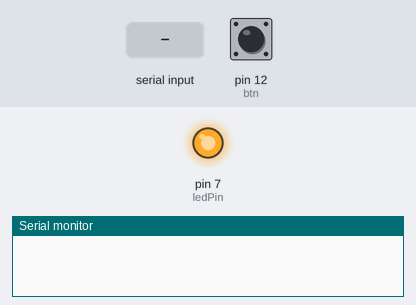
Bench run of a sketch on a simulated Arduino Uno, built with avr-gcc and run on an emulated ATmega328P. Parts: output pins drawn as LEDs (lit = HIGH), the last lines printed to the serial monitor. The test bench sets the inputs (shaded band); at power-on: pin 12 (btn) HIGH.

Above: at 1.2 s.
1.3 s: "b" received over Serial
At 1.7 s:
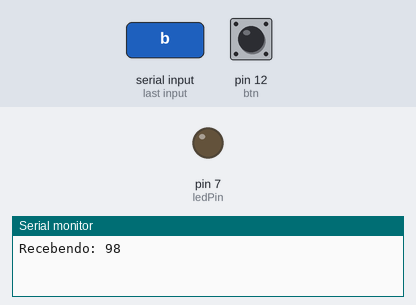
2.8 s: "a" received over Serial
At 4.0 s:
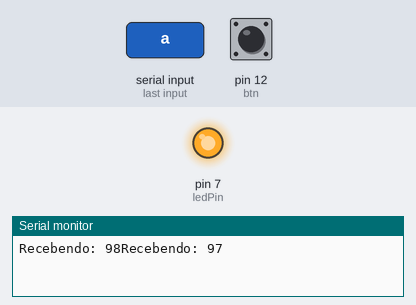
4.3 s: pin 12 (btn) pulled LOW for 0.15 s
At 5.1 s:
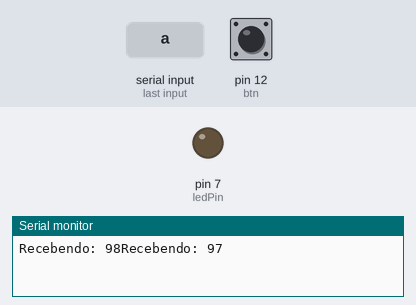
Timing chart, 0 to 7.3 s (numbered marks = the images above; inputs shaded):
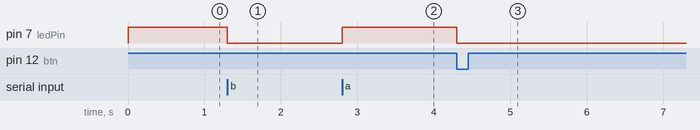

The sketch:

LED_LigaDesliga.ino
```cpp
int ledPin =  7;

int btn = 12;
int btnState;

void setup()   {
  Serial.begin(9600);

  pinMode(ledPin, OUTPUT);
  digitalWrite(ledPin, HIGH);

  pinMode(btn,INPUT_PULLUP);
  btnState = digitalRead(btn);
}

void loop() {
  char c;
  if (Serial.available() > 0) {
    c = Serial.read();

    Serial.print("Recebendo: ");
    Serial.print(c, DEC);
  }
  if(c == 97)/*(97) Código ASCII correspondente a letra "a"*/
    digitalWrite(ledPin, HIGH);
  else if(c == 98)/*(98) Código ASCII correspondente a letra "b"*/
    digitalWrite(ledPin, LOW);
  else if(c == 99) {
    Serial.print(digitalRead(ledPin) == LOW ? "\n0" : "\n1");
  }

  if(btnState != digitalRead(btn) && digitalRead(btn) == LOW) {
    btnState = digitalRead(btn);
    digitalWrite(ledPin, !digitalRead(ledPin));
    delay(1500);
  }
}
```

Measured:
- after the input at 1.3 s, pin 7 (ledPin): HIGH → LOW at once
- after the input at 2.8 s, pin 7 (ledPin): LOW → HIGH at once
- after the input at 4.3 s, pin 7 (ledPin): HIGH → LOW at once
